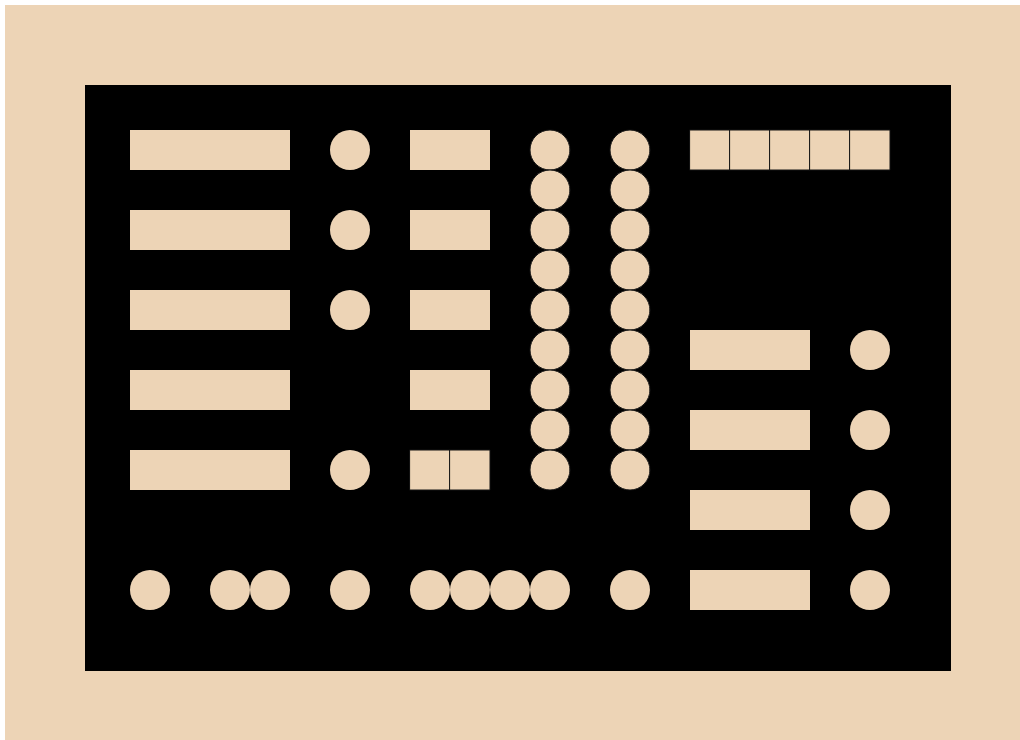
Frame 1 (no input)
Frame 60 (no input): identical to frame 1, image omitted
Frame 120 (the mouse pressed at the canvas centre since frame 60): identical to frame 1, image omitted

The p5.js sketch that drew this single still picture (run headless with seeded random() and noise() and a simulated clock; from frame 60 on, the mouse is pressed at the canvas centre):

// p5.js sketch
// ── sketch.js
var cushion;
var unit;

function setup() {
  createCanvas(1020,740);
  background(255);
  cushion = 20;
  unit = 40;
  noCursor();
}

function draw() {
	noStroke();
	fill(237,212,182);
	rectMode(CENTER);
	rect(windowWidth/2,windowHeight/2,windowWidth-cushion/2,windowHeight-cushion/2);
	fill(0);
	rect(windowWidth/2,windowHeight/2,windowWidth-cushion/2-unit*4,windowHeight-cushion/2-unit*4);
  
  for(var j=0;j<9;j++){
  	if(j%2==0){
  		fill(237,212,182);
  		rectMode(CORNER);
  		rect(unit*3+cushion/2,unit*3+cushion/2+unit*j,unit*4,unit);
  	}
  }
  
  for (var i=0;i<9;i++){
  if(i==0||(i%2==0 && i%6!=0)){
  		fill(237,212,182);
  		ellipse(cushion/2+unit*8+unit/2,cushion/2+unit*3+unit/2+unit*i,unit,unit);
  	}
  }
  
  for(var k=0;k<9;k++){
  	if(k==0 || (k%2==0 && k%8!=0)){
  		fill(237,212,182);
  		rectMode(CORNER);
  		rect(unit*10+cushion/2,unit*3+cushion/2+unit*k,unit*2,unit);
  	}else if(k%8==0){
  		stroke(20);
  		rect(unit*10+cushion/2,unit*3+cushion/2+unit*k,unit,unit);
  		rect(unit*11+cushion/2,unit*3+cushion/2+unit*k,unit,unit);
  	}
  }
  
  for(var l=0;l<9;l++){
  	fill(237,212,182);
  	ellipse(cushion/2+unit*13+unit/2,cushion/2+unit*3+unit/2+unit*l,unit,unit);
  	ellipse(cushion/2+unit*15+unit/2,cushion/2+unit*3+unit/2+unit*l,unit,unit);
  }	
  
  for(var m=0;m<5;m++){
  	fill(237,212,182);
  	stroke(20);
  	rect(unit*(17+m)+cushion/2,unit*3+cushion/2,unit,unit);
  }
  
  if(mouseX>=unit*17+cushion/2 && mouseX<=unit*17+cushion/2+unit*5 && mouseY>=unit*5+cushion/2 && mouseY<=unit*5+cushion/2+unit*2){
  	rect(unit*17+cushion/2,unit*5+cushion/2,unit*5,unit*2);
  }
  
  for(var n=0;n<8;n++){
  	if(n%2==0){
  	noStroke();
  	fill(237,212,182);
  	rectMode(CORNER);
  	rect(unit*17+cushion/2,unit*8+cushion/2+unit*n,unit*3,unit);
  	ellipse(cushion/2+unit*21+unit/2,cushion/2+unit*8+unit/2+unit*n,unit,unit);
  	}
  }
  
  for(var p=0;p<13;p++){
  	if(p!=1 && p!=4 && p!=6 && p!=11){
  	fill(237,212,182);
  	ellipse(cushion/2+unit*3+unit/2+unit*p,cushion/2+unit*14+unit/2,unit,unit);
  	}
  }
}
